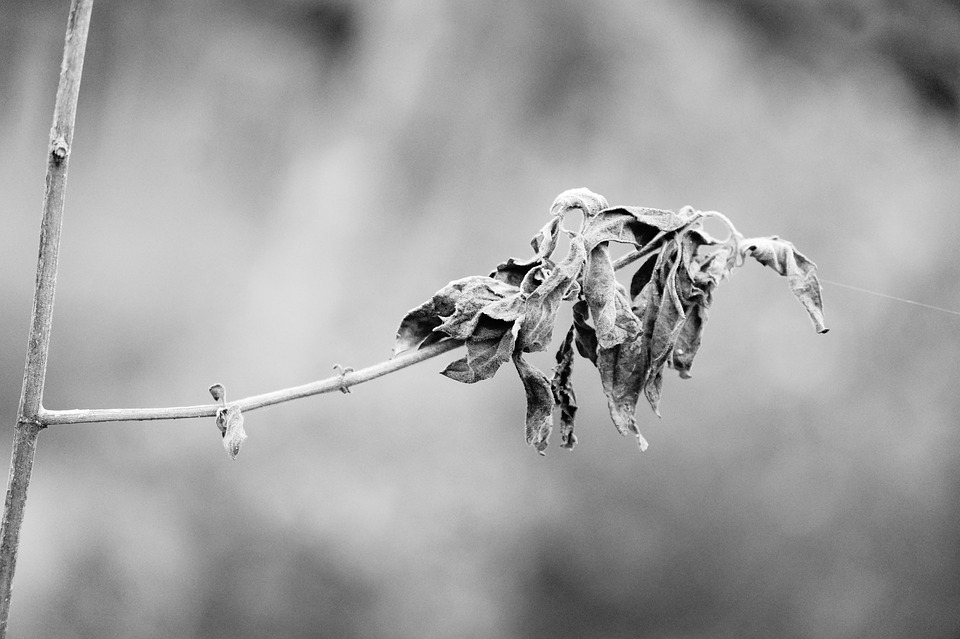
#> input picture a_imagem.jpg, 960 x 639 px
$ python Image_processing.py
#> lines starting #> are read from the running program, lines starting #| are printed output that depends on the picture
import cv2
import numpy as np
import matplotlib.pyplot as plt
import tkinter as tk
from tkinter import filedialog
from PIL import Image

def abrir_arquivo():
    root = tk.Tk()
    root.withdraw()
    file_path = filedialog.askopenfilename()
#> the answer given: a_imagem.jpg
    return file_path

try:
    #abre arquivo e retorna seu endereço
    file_path = abrir_arquivo()

    #busca a imagem do endereço e armazena como matriz
    a_imagem_original = cv2.imread(file_path)
#> a_imagem_original is the input picture: shape (639, 960, 3); min 0, max 255, mean 161.5

    #corta a imagem para 360x360:
    a_imagem_cortada = a_imagem_original[160:520,400:760]
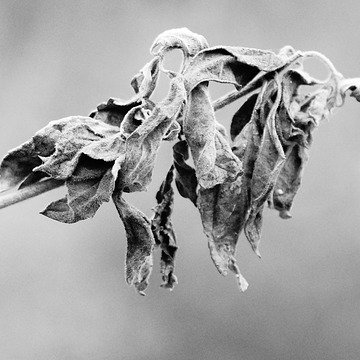
#> a_imagem_cortada: shape (360, 360, 3); min 0, max 255, mean 162.3

    #converte a matriz multidimensional de volta para imagem e exibe
    cv2.imshow('Imagem cortada', a_imagem_cortada)

    #a imagem é uma matriz de 3 dimensoes, aqui pegamos a cor de cada pixel e colocamos numa lista
    cores_dos_pixels = list()
    for linha in a_imagem_cortada:
        for pixel in linha:
            cor = pixel[0] #cada pixel tem 3 ints (rgb), aqui só queremos 1
            cores_dos_pixels.append(cor)
#> after the loop, cores_dos_pixels = 129600 items

    print('\nEssa imagem tem:',len(cores_dos_pixels),'pixels')
#| Essa imagem tem: 129600 pixels

    espectro_de_cores = 255
    plt.hist(cores_dos_pixels, bins=espectro_de_cores)
    plt.show()
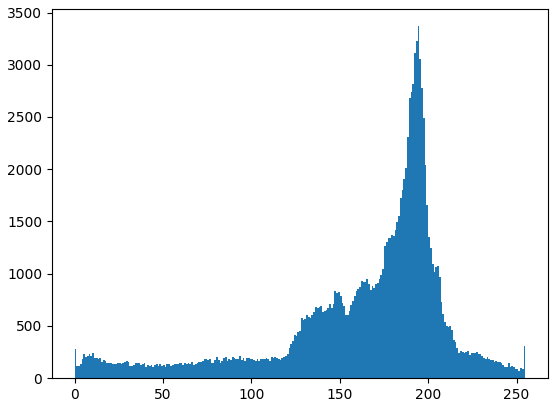
#> figure drawn by matplotlib, 1 panel; tallest bar 3369 high, from x = 194 to 195

except:
    print('Nao foi possivel encontrar a imagem')
